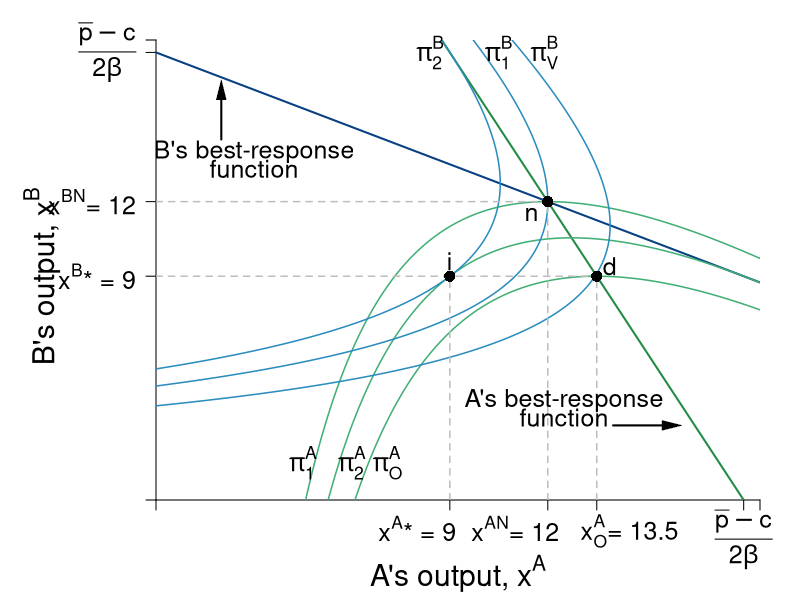

This chart was generated by the following R code:
#Graph Designer: Simon Halliday & Madeleine Wettach '20
#Authors: Bowles, Foley and Halliday
#Title: Microeconomics: Competition, Conflict and Coordination

require(shape)
pdf(file = "competitionmarkets/cournot_brfs_profits_opportunism.pdf", width = 9, height = 7)

#Set parameters for graphics
pointsize <- 1.8
axislabelsize <- 1.8
labelsize <- 1.5
namesize <- 1.8
annotatesize <- 1.5
graphlinewidth <- 2
segmentlinewidth <- 1.5

COL <- c("#7fc97f", "#beaed4", "#fdc086", "#ffff99", "#386cb0", "#f0027f", "#bf5b17", "#666666")
COLA <- c("#99d8c9","#66c2a4","#41ae76", "#238b45", "#005824")
COLB <- c("#4eb3d3", "#2b8cbe", "#0868ac","#084081")

par(mar =  c(5, 7.8, 2, 2))

piA <- function(xa, xb, s = 0.5, pmax = 20, c1 = 2) {
  (pmax - s*xb)*xa - s*(xa)^2 - c1*xa
}

piB <- function(xa, xb, s = 0.5, pmax = 20, c1 = 2) {
  (pmax - s*xa)*xb - s*(xb)^2 - c1*xb
}

brfB <- function(xa, s = 0.5, pmax = 20, c1 = 2) {
  (pmax - c1)/(2*s) - (1/2)*xa
}

brfA <- function(xa, s = 0.5, pmax = 20, c1 = 2) {
  (pmax - c1)/s - 2*xa
}

isoA <- function(xa, s = 0.5, pmax = 20, c1 = 2, piA = 72){
  -(c1*xa - pmax*xa + s*xa^2 + piA)/(s*xa)
}

isoB1 <- function(xa, s = 0.5, pmax = 20, c1 = 2, piB = 72){
  (-sqrt((c1 - pmax + s*xa)^2 - 4*piB*s) - c1 + pmax -s*xa)/(2*s)
}

isoB2 <- function(xa, s = 0.5, pmax = 20, c1 = 2, piB = 72){
  (sqrt((c1 - pmax + s*xa)^2 - 4*piB*s) - c1 + pmax -s*xa)/(2*s)
}


#Input into Wolfram Alpha: solve for x y = 1/b - (0.5*x)/(a*b) - u/(a*b*x)

#solve for y 72 = (p - s*y)*x - s*(x)^2 - c1*x 
#solve for y 72 = (p - s*x)*y - s*(y)^2 - c1*y

xlims <- c(0, 18.5)
ylims <- c(0, 18.5)

npts <- 501 
x <- seq(xlims[1], xlims[2], length.out = npts)
y <- seq(ylims[1], ylims[2], length.out = npts) 
a <- c(72, 81, 91.125)
b <- c(61, 72, 81)

plot(0, 0, xlim = xlims, ylim = ylims, type = "n",
     xlab = expression(paste("")),
     ylab = expression(paste("")), 
     xaxt = "n", 
     yaxt = "n", 
     cex.lab = axislabelsize, 
     bty = "n",
     xaxs="i", 
     yaxs="i")

# ticksy <- seq(from = 0, to = ylims[2], by = 2)
# ylabels <- seq(from = 0, to = ylims[2], by = 2)
# ticksx <- seq(from = 0, to = xlims[2], by = 2)
# xlabels <- seq(from = 0, to = xlims[2], by = 2)
ticksy <- c(0, 9, 12, 18, ylims[2])
ylabels <- c(NA, expression(paste(x^{B},"* = 9")), expression(paste(x^{BN}, "= 12")), expression(paste( frac(bar(p) - c,2*beta) )),  NA)
ticksx <- c(0, 9, 12, 13.5, 18, xlims[2])
xlabels <- c(NA, expression(paste(x^{A},"* = 9")), expression(paste(x^{AN}, "= 12")), expression(paste(x[O]^{A}, "= 13.5")), expression(paste(frac(bar(p) - c,2*beta))), NA)

axis(1, at = ticksx, pos = 0, labels = FALSE, cex.axis = labelsize)
text(x = c(0, 8, 11, 14.5, 18, 36, xlims[2]), par("usr")[3] - 0.4, labels = xlabels, srt = 0, pos = 1, xpd = TRUE, cex = labelsize)
axis(2, at = ticksy, pos = 0, labels = ylabels, las = 1, cex.axis = labelsize)

npts <- 500 
xx1 <- seq(xlims[1], xlims[2], length.out = npts)

#Pareto-improving lens
# xpoly1 <- seq(from = 5.95, to = 12, length.out = 500)
# ypoly1 <- isoA(xpoly1)
# ypoly2 <- isoB1(xpoly1)
# polygon(x = c(xpoly1, rev(xpoly1)), y = c(ypoly1, rev(ypoly2)), col=COL[4], density=NULL, border = NA)


lines(xx1, brfA(xx1, s = 0.5, pmax = 20, c1 = 2), col = COLA[4], lwd = graphlinewidth)
lines(xx1, brfB(xx1, s = 0.5, pmax = 20, c1 = 2), col = COLB[4], lwd = graphlinewidth)

contour(y, x, 
        outer(x, y, piA),
        #labels = c("v1", "v2", "v3"),
        drawlabels = FALSE,
        col = COLA[3],
        #xlab = expression(paste("A's Apples, ", x)),
        #ylab = expression(paste("A's Oranges, ", y)),
        #cex.lab = axislabelsize,
        lwd = segmentlinewidth,
        levels = a, 
        xaxs="i", 
        yaxs="i", 
        add = TRUE) 

mtext(expression(paste("A's output, ", x^A)), side=1, line =3.8, cex = axislabelsize)
text(-3.5, 9, expression(paste("B's output, ", x^B)), xpd = TRUE, cex = axislabelsize, srt = 90) 

#Add arrows:
#arrows(-0.8, 10, -0.8, 14, xpd = TRUE, length=0.1,angle=40,lwd=3)
#arrows(6.2, -1.7, 9, -1.7, xpd = TRUE, length=0.1,angle=40,lwd=3)


contour(x, y, 
        outer(x, y, piB),
        #labels = c("v1", "v2", "v3"),
        drawlabels = FALSE,
        col = COLB[2],
        #xlab = expression(paste("")),
        #ylab = expression(paste("")),
        lwd = segmentlinewidth,
        levels = b, 
        add = TRUE
        #xaxs="i", 
        #yaxs="i"
) 


#segments(4.11765, 6.17647, 5.88, 8.88, lty = 1, col = COL[2] , lwd = graphlinewidth)
# text(7.3, 3, expression("Pareto Efficient"))
# text(7.3, 2.4, expression("Curve"))
# Arrows(7.3, 3.5, 7.3, 6.1, col = "black", lty = 1, lwd = 2, arr.type = "triangle", arr.lwd = 0.5)

#Label the iso-welfare functions for the HG, Aisha
text(4.5, 1.5, expression(pi[1]^A), cex = labelsize, xpd = TRUE)
#text(5.2, 1.5, expression(pi[2]^A), cex = labelsize, xpd = TRUE)
text(6, 1.5, expression(pi[2]^A), cex = labelsize, xpd = TRUE)
text(7.1, 1.5, expression(pi[O]^A), cex = labelsize, xpd = TRUE)
#text(6.6, 8.3, expression(u[4]^A))

#Label the indifference curves for the HG, Betty
text(11.9, 18, expression(pi[V]^B),cex = labelsize, xpd = TRUE)
text(10.5, 18, expression(pi[1]^B), cex = labelsize, xpd = TRUE)
#text(9.4, 18, expression(pi[2]^B), cex = labelsize, xpd = TRUE)
text(8.4, 18, expression(pi[2]^B), cex = labelsize, xpd = TRUE)
#text(3.4, 6.9, expression(v[4]^B))

#Label Nash Equilibrium 
segments(0, 12, 12, 12, lty = 2, col = "gray" , lwd = segmentlinewidth)
segments(12, 0, 12, 12, lty = 2, col = "gray" , lwd = segmentlinewidth)
points(12, 12, pch = 16, col = "black", cex = 1.5)
#text(14, 12.4, expression(paste("Nash Equilibrium")))
text(11.5, 11.5, expression(paste("n")), cex = labelsize)

#Checking points
#points(5.95, 5.95, pch = 16, col = "black", cex = 1.5)
#segments(8, 10, 10, 8, lty = 1, col = COL[2] , lwd = graphlinewidth)


text(9, 9.6, expression(paste("i")), cex = labelsize)
segments(0, 9, 13.5, 9, lty = 2, col = "gray" , lwd = segmentlinewidth)
segments(9, 0, 9, 9, lty = 2, col = "gray" , lwd = segmentlinewidth)
segments(13.5, 0, 13.5, 9, lty = 2, col = "gray" , lwd = segmentlinewidth)
points(9, 9, pch = 16, col = "black", cex = 1.5)
points(13.5, 9, pch = 16, col = "black", cex = 1.5)
text(13.9, 9.4, expression(paste("d")), cex = labelsize)


# points(10, 8, pch = 16, col = "black", cex = 1.5)
# text(10, 8.6, expression(paste("f")),cex = labelsize)
# points(8, 10, pch = 16, col = "black", cex = 1.5)
# text(8, 10.6, expression(paste("g")), cex = labelsize)


# #Annotate Pareto Efficient Curve and relevant points

# points(6, 8, pch = 16, col = "black", cex = 1.5)
# text(6, 8.5, expression(paste("g")))
# 
# points(8, 6, pch = 16, col = "black", cex = 1.5)
# text(7, 7.5, expression(paste("i")))
# 
# points(7, 7, pch = 16, col = "black", cex = 1.5)
# text(8, 6.5, expression(paste("f")))

#points(5.84, 8.77, pch = 16, col = "black", cex = 1.5)

#A's brf
text(3, 14, expression(paste("B's best-response")), cex = labelsize)
text(3, 13.3, expression(paste("function")),cex = labelsize)
Arrows(2, 14.5, 2, 16.5, col = "black", lty = 1, lwd = 2, arr.type = "triangle", arr.lwd = 0.5)

#B's brf
text(12.5, 4, expression(paste("A's best-response")), cex = labelsize, xpd = TRUE)
text(12.5, 3.3, expression(paste("function")), cex = labelsize, xpd = TRUE)
Arrows(14, 3, 15.8, 3, col = "black", lty = 1, lwd = 2, arr.type = "triangle", arr.lwd = 0.5)


dev.off()
